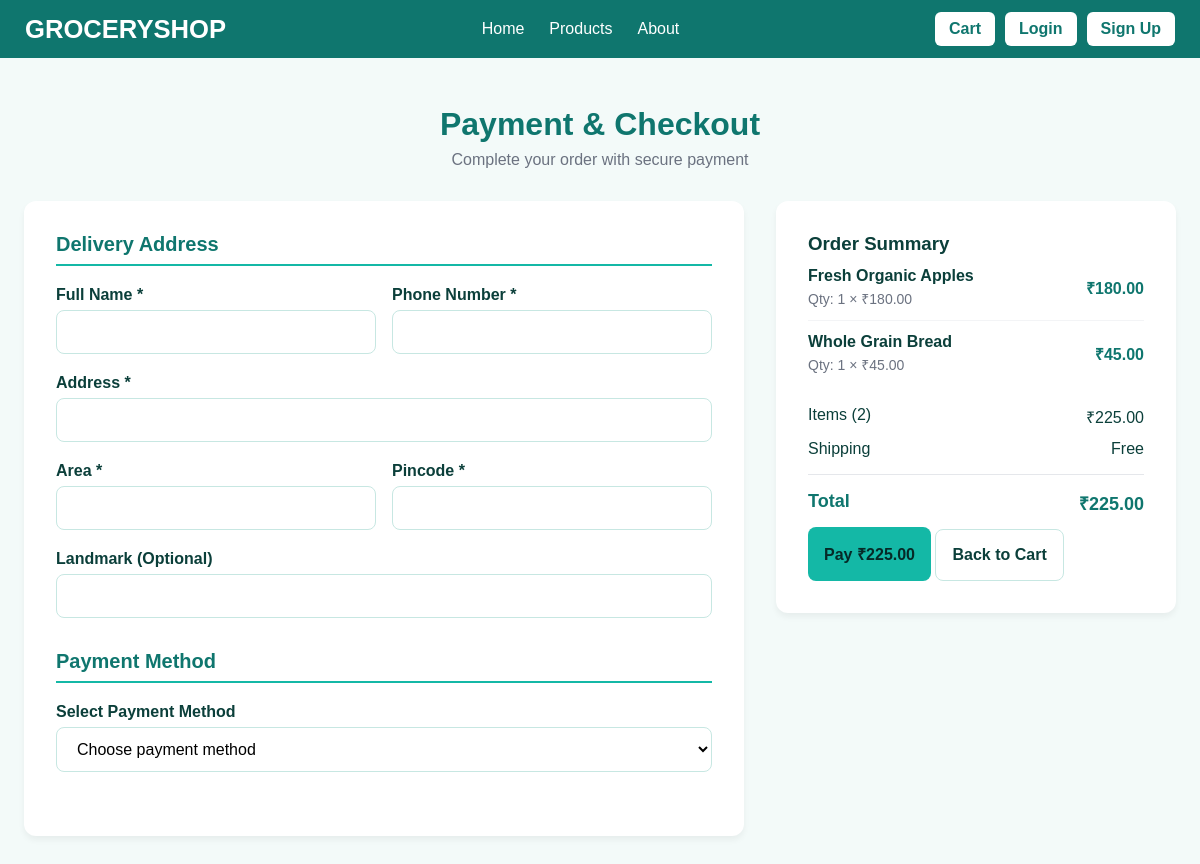
The page /payment/ (signed in) on the database its author committed.
### GroceryShopApp/models.py (models this page shows, shortened)
class CartItem(models.Model):
    cart = models.ForeignKey(Cart, on_delete=models.CASCADE)
    product = models.ForeignKey(Product, on_delete=models.CASCADE)
    quantity = models.PositiveIntegerField(default=1)
    added_at = models.DateTimeField(auto_now_add=True)
    @property
    def total_price(self):
        return self.product.price * self.quantity

class Product(models.Model):
    name = models.CharField(max_length=200)
    description = models.TextField(blank=True)
    price = models.DecimalField(max_digits=10, decimal_places=2)
    image = models.ImageField(upload_to='products/', blank=True, null=True)
    stock_quantity = models.PositiveIntegerField(default=0)
    category = models.CharField(max_length=100, blank=True)
    created_at = models.DateTimeField(auto_now_add=True)
    updated_at = models.DateTimeField(auto_now=True)

### GroceryShopApp/views.py (the view)
# urls.py: path("payment/", views.payment, name="payment"),
@login_required
def payment(request):
    cart, created = Cart.objects.get_or_create(user=request.user)
    cart_items = CartItem.objects.filter(cart=cart)
    if not cart_items.exists():
        messages.warning(request, "Your cart is empty. Add some products first!")
        return redirect("cart")
    total_items = sum(item.quantity for item in cart_items)
    total_price = sum(item.total_price for item in cart_items)
    return render(request, "Payment.html", {
        "cart_items": cart_items,
        "cart": cart,
        "total_items": total_items,
        "total_price": total_price
    })

### templates/Payment.html (shortened to what this page needs)
<!DOCTYPE html>
<html lang="en">
<head>
    {% load static %}
</head>
<body>
    {% include 'Navbar.html' %}
    <div class="container">
        <div class="payment-header">
            <h1>Payment & Checkout</h1>
            <p>Complete your order with secure payment</p>
        </div>
        <div class="payment-content">
            <div class="payment-form">
                <form id="paymentForm" method="post" action="{% url 'process_payment' %}">
                    <div class="form-section">
                        <h3>Delivery Address</h3>
                        <div class="form-row">
                            <div class="form-group">
                                <label for="delivery_name">Full Name *</label>
                                <input type="text" id="delivery_name" name="delivery_name" value="{{ user.first_name }} {{ user.last_name }}" required>
                            </div>
                            <div class="form-group">
                                <label for="delivery_phone">Phone Number *</label>
                                <input type="tel" id="delivery_phone" name="delivery_phone" value="{{ user.profile.phone|default:'' }}" required>
                            </div>
                        </div>
                        <div class="form-group">
                            <label for="delivery_address">Address *</label>
                            <input type="text" id="delivery_address" name="delivery_address" value="{{ user.profile.address|default:'' }}" required>
                        </div>
                        <div class="form-row">
                            <div class="form-group">
                                <label for="delivery_area">Area *</label>
                                <input type="text" id="delivery_area" name="delivery_area" value="{{ user.profile.area|default:'' }}" required>
                            </div>
                            <div class="form-group">
                                <label for="delivery_pincode">Pincode *</label>
                                <input type="text" id="delivery_pincode" name="delivery_pincode" value="{{ user.profile.pincode|default:'' }}" required>
                            </div>
                        </div>
                        <div class="form-group">
                            <label for="delivery_landmark">Landmark (Optional)</label>
                            <input type="text" id="delivery_landmark" name="delivery_landmark" value="{{ user.profile.landmark|default:'' }}">
                        </div>
                    </div>
                    <div class="form-section">
                        <h3>Payment Method</h3>
                        <div class="form-group">
                            <label>Select Payment Method</label>
                            <select id="payment_method" name="payment_method" required>
                                <option value="">Choose payment method</option>
                            </select>
                        </div>
                    </div>
                </form>
            </div>
            <div class="order-summary">
                <h3 class="summary-header">Order Summary</h3>
                <div class="order-items">
                    {% for item in cart_items %}
                    <div class="order-item">
                        <div class="item-info">
                            <div class="item-name">{{ item.product.name }}</div>
                            <div class="item-details">Qty: {{ item.quantity }} × ₹{{ item.product.price|floatformat:2 }}</div>
                        </div>
                        <div class="item-price">₹{{ item.total_price|floatformat:2 }}</div>
                    </div>
                    {% endfor %}
                </div>
                <div class="summary-row">
                    <span class="summary-label">Items ({{ total_items }})</span>
                    <span class="summary-value">₹{{ total_price|floatformat:2 }}</span>
                </div>
                <div class="summary-row">
                    <span class="summary-label">Shipping</span>
                    <span class="summary-value">Free</span>
                </div>
                <div class="summary-row total">
                    <span class="summary-label">Total</span>
                    <span class="summary-value">₹{{ total_price|floatformat:2 }}</span>
                </div>
                <div class="payment-buttons">
                    <button type="button" class="btn-primary" onclick="processPayment()">Pay ₹{{ total_price|floatformat:2 }}</button>
                    <a href="{% url 'cart' %}" class="btn-secondary">Back to Cart</a>
                </div>
            </div>
        </div>
    </div>

### templates/Payment.html (style rules this page uses)
:root { --bg: #f3faf9; --text: #0b3f3a; --brand: #0f766e; --primary: #14b8a6; --primary-strong: #0ea5a3; --on-primary: #062a27; --field: #ffffff; --field-border: #c7e7e2; --success: #10b981; --error: #ef4444; }
body { margin:0; font-family: system-ui, -apple-system, Segoe UI, Roboto, Helvetica, Arial; background: var(--bg); color: var(--text); }
.container { max-width:1200px; margin:48px auto; padding:0 24px; }
.payment-header { text-align:center; margin-bottom:32px; }
.payment-header h1 { font-size:32px; color:var(--brand); margin:0 0 8px 0; }
.payment-header p { color:#6b7280; font-size:16px; margin:0; }
.payment-content { display:grid; grid-template-columns:1fr 400px; gap:32px; align-items:start; }
.payment-form, .order-summary { background:#fff; border-radius:12px; box-shadow:0 4px 6px rgba(0,0,0,0.05); padding:32px; }
.order-summary { position:sticky; top:24px; }
.form-section { margin-bottom:32px; }
.form-section h3 { font-size:20px; color:var(--brand); margin:0 0 20px 0; border-bottom:2px solid var(--primary); padding-bottom:8px; }
.form-group { margin-bottom:20px; }
.form-group label { display:block; font-weight:600; margin-bottom:6px; }
.form-group input, .form-group select, .form-group textarea { width:100%; padding:12px 16px; border:1px solid var(--field-border); border-radius:8px; background:var(--field); font-size:16px; outline:none; }
.form-row { display:grid; grid-template-columns:1fr 1fr; gap:16px; }
.order-items { margin-bottom:20px; }
.order-item { display:flex; justify-content:space-between; align-items:center; padding:12px 0; border-bottom:1px solid #f3f4f6; }
.order-item:last-child { border-bottom:none; }
.item-info { flex:1; }
.item-name { font-weight:600; margin-bottom:4px; }
.item-details { color:#6b7280; font-size:14px; }
.item-price { font-weight:600; color:var(--brand); }
.summary-row { display:flex; justify-content:space-between; margin-bottom:12px; }
.summary-row.total { border-top:1px solid #e5e7eb; padding-top:16px; margin-top:16px; font-size:18px; font-weight:600; color:var(--brand); }
.btn-primary, .btn-secondary { flex:1; padding:16px; border-radius:8px; font-size:16px; font-weight:600; cursor:pointer; transition:0.16s ease; text-align:center; text-decoration:none; display:inline-block; }
.btn-primary { border:none; background:var(--primary); color:var(--on-primary); }
.btn-secondary { border:1px solid var(--field-border); background:#fff; color:var(--text); }

### templates/Navbar.html (style rules this page uses)
* { margin: 0; padding: 0; box-sizing: border-box; font-family: "Poppins", sans-serif; }

### rows shown on the page
CartItem: product.name "Fresh Organic Apples", quantity "1", product.price "180.00", total_price "180.00"
CartItem: product.name "Whole Grain Bread", quantity "1", product.price "45.00", total_price "45.00"

### other values the page prints
{{ total_items }} "2"
{{ total_price|floatformat:2 }} "225.00"
